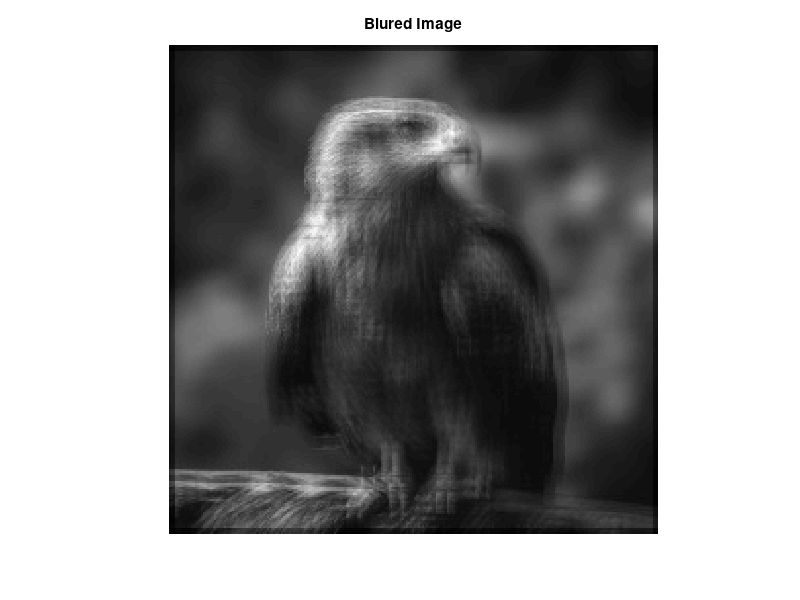

MATLAB code to generate this figure: (Note: this script raises an error after producing the figure.)
close all;
clear; clc;

%% Load Default Img Data
load('blur_data/B.mat');
B=double(B);

% Show Image
figure;
im_l=min(min(B));
im_u=max(max(B));
imshow(B,[im_l,im_u]);
title('Blured Image');

% Vectorize the image (row by row)
b=B';
b=b(:);


%% Validate Test values
load('test_data/A_test.mat');
load('test_data/x_test_exact.mat');
load('test_data/b_test.mat');

%res=||x^*-A^{-1}b||
res=x_test_exact-inv(A_test)*b_test
norm(res)

%% (Now do it with your CG and Matlab's PCG routine!!!)
A_struct = load("blur_data/A.mat");
A = A_struct.A;
load('blur_data/B.mat');
B=double(B);

% Vectorize the image (row by row)
b=B';
b=b(:);

% compute positive-definite augmented transformation matrix Ãx = ˜b
A_tilde = A' * A;
b_tilde = A' * b;

% Problem Variables declaration
alpha = 0.01;
max_iter = 200;
tol = 1e-6;

% Solve the CG with test data
n = size(A, 1);
x0 = zeros(size(b_tilde));

%% MyCG implementation
[x_mycg, rvec_mycg] = myCG(A_tilde, b_tilde, x0, max_iter, tol);

% convert vectorized image in actual image
unblurred_cg_flipped = reshape(x_mycg, [size(B, 1), size(B, 1)]);
unblurred_cg = unblurred_cg_flipped';

% Show Image
figure;
im_l=min(min(x_mycg));
im_u=max(max(x_mycg));
imshow(unblurred_cg,[im_l,im_u]);
title('Unblurred image - myCG');

%% PGC implementation
% Precondition
options.type = 'nofill'; 
options.diagcomp = alpha;
L = ichol(A_tilde,options);

[x,~,~,~,rvec] = pcg(A_tilde, b_tilde, tol, max_iter, L, L');

% result
unblurred_cg_flipped = reshape(x, [size(B, 1), size(B, 1)]);
unblurred_cg = unblurred_cg_flipped';

% Show Image
figure;
im_l=min(min(x));
im_u=max(max(x));
imshow(unblurred_cg,[im_l,im_u]);
title('Unblurred image - pcg');

%% Plot residual vs iteration
figure;
semilogy(rvec_mycg, '-ob');
hold on;
semilogy(rvec, '-or');
hold on;
xlabel('Iteration');
ylabel('Residual Norm (log)');
title('Convergence of Conjugate Gradient Methods of A (log scale)');
legend('myCG', 'PCG', 'Location', 'best'); 
